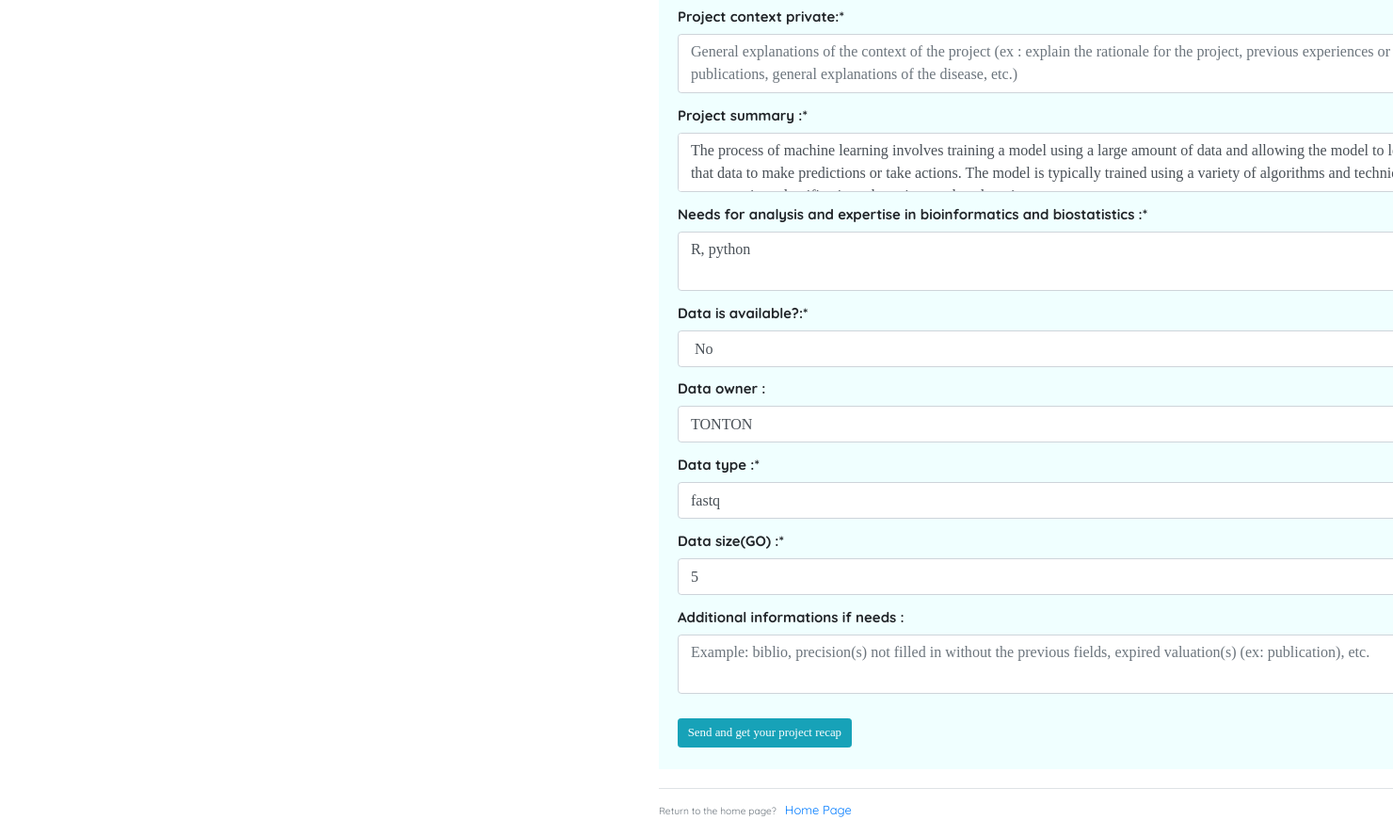
/project/1/update (signed in, middle part), run on an earlier commit of the app's database.
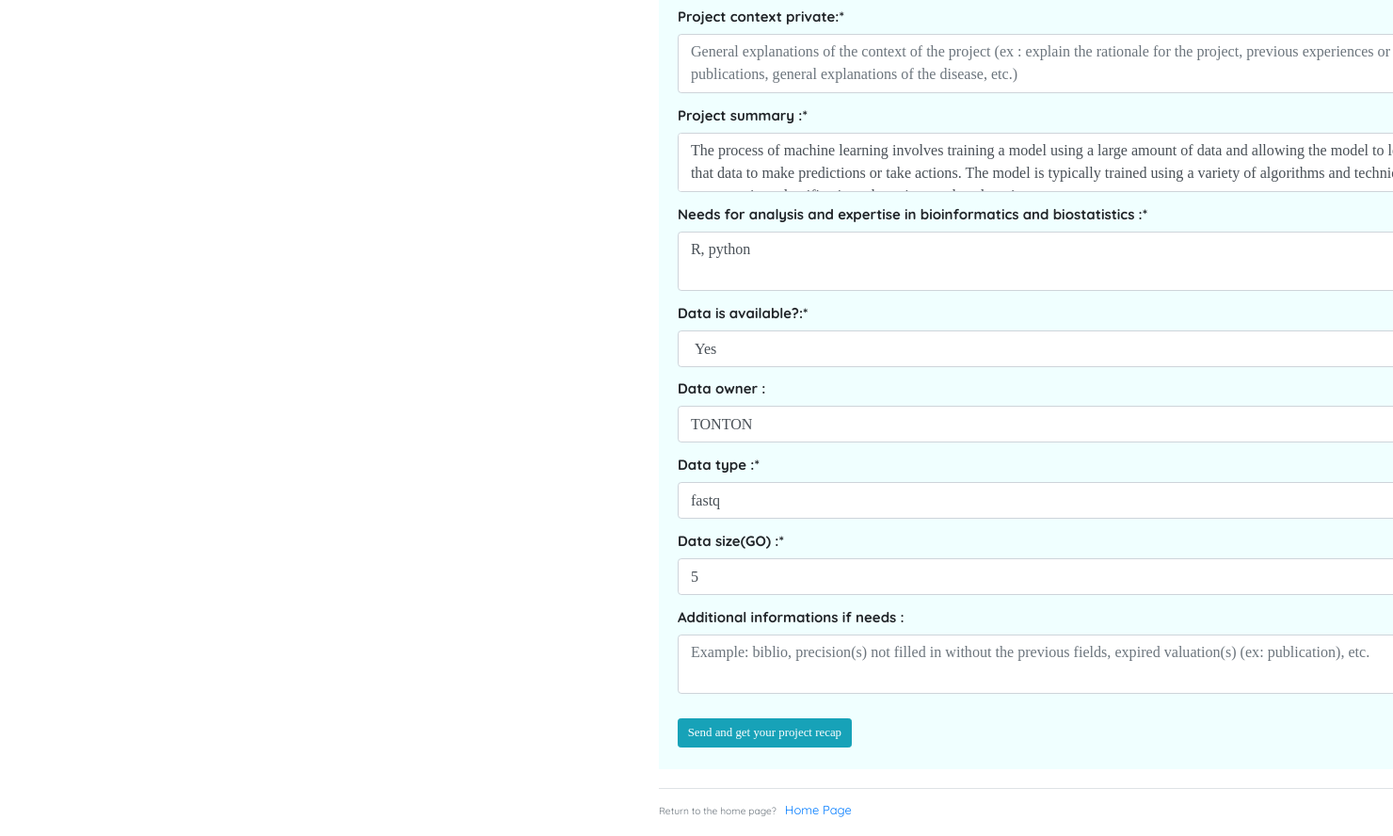
And on a later commit of the database.
### flaskblog/models.py (models this page shows, shortened)
class Project(db.Model):
    id = db.Column(db.Integer, primary_key=True)
    username = db.Column(db.String(20), unique=False, nullable=False)
    email = db.Column(db.String(120), unique=False, nullable=False)
    date_posted = db.Column(db.DateTime, nullable=False,default=datetime.utcnow)
    user_id = db.Column(db.Integer, db.ForeignKey('user.id'), nullable=False)
    is_accepted = db.Column(db.Boolean, default=False, nullable=False)
    project_token = db.Column(db.String(120), unique=True, nullable=False)
    project_title = db.Column(db.String(120), unique=False, nullable=False)
    urgency_of_request = db.Column(db.String(20), unique=False, nullable=False)
    if_urgency = db.Column(db.Text, unique=False, nullable=False)
    project_context = db.Column(db.Text, unique=False, nullable=False)
    project_context_private = db.Column(db.Text, unique=False, nullable=True)
    project_summary = db.Column(db.Text, unique=False, nullable=False)
    bioF_needs = db.Column(db.Text, unique=False, nullable=False)
    data_available = db.Column(db.String(20), unique=False, nullable=False)
    access_data = db.Column(db.String(120), unique=False, nullable=False)
    data_owner = db.Column(db.String(20), unique=False, nullable=False)
    if_regulatory_requirements = db.Column(db.String(20), unique=False, nullable=False)
    data_type = db.Column(db.String(20), unique=False, nullable=False)
    data_size = db.Column(db.Integer, unique=False, nullable=False)
    add_info = db.Column(db.Text, unique=False, nullable=False)
    regulatory_requirements = db.Column(db.String(20), unique=False, nullable=True)
    application = db.Column(db.String(20), unique=False, nullable=True)
    organism = db.Column(db.String(20), unique=False, nullable=True)
    principal_investigator = db.Column(db.String(20), unique=False, nullable=True)
    promotor = db.Column(db.String(20), unique=False, nullable=True)

### flaskblog/projects/routes.py (the view)
@projects.route("/project/<int:project_id>/update", methods=['GET', 'POST'])
@login_required
@admin_required
def update_project(project_id):
    project = Project.query.get_or_404(project_id)
    form = ProjectForm()
    if form.validate_on_submit():
        project_update(form, project, 'POST')
        flash('Your project had been updated !', 'success')
        return redirect(url_for('projects.project', project_id=project.id))
    elif request.method == 'GET':
        project_update(form, project, 'GET')
    return render_template('create_project.html', title = 'Update Project', form=form, legend = 'Update Project')

### flaskblog/__init__.py (called while the page is built)
def admin_required(f):
    @wraps(f)
    def decorated_function(*args, **kwargs):
        if not current_user.is_admin:  # Assuming you have a user object with an `is_admin` property
            abort(403)  # HTTP 403 Forbidden error
        return f(*args, **kwargs)
    return decorated_function

### flaskblog/models.py (called while the page is built)
@login_manager.user_loader
def load_user(user_id):
    return User.query.get(int(user_id))

### flaskblog/templates/create_project.html (shortened to what the changed rows need)
{% extends "layout.html" %}
{% block content %}
    <div class="content-section">
        <form method="POST" action="">
            <fieldset class="form-group">
                <div class="form-group">
                    {{ form.project_context_private.label(class="form-control-label") }}
                    {% if form.project_context_private.errors %}
                        {{ form.project_context_private(class="form-control form-control-lg is-invalid") }}
                        <div class="invalid-feedback">
                            {% for error in form.project_context.errors %}
                                <span>{{ error }}</span>
                            {% endfor %}
                        </div>
                    {% else %}
                        {{ form.project_context_private(class="form-control form-control-lg") }}
                    {% endif %}
                </div>
                <div class="form-group">
                    {{ form.project_summary.label(class="form-control-label") }}
                    {% if form.project_summary.errors %}
                        {{ form.project_summary(class="form-control form-control-lg is-invalid") }}
                        <div class="invalid-feedback">
                            {% for error in form.project_summary.errors %}
                                <span>{{ error }}</span>
                            {% endfor %}
                        </div>
                    {% else %}
                        {{ form.project_summary(class="form-control form-control-lg") }}
                    {% endif %}
                </div>
                <div class="form-group">
                    {{ form.bioF_needs.label(class="form-control-label") }}
                    {% if form.bioF_needs.errors %}
                        {{ form.bioF_needs(class="form-control form-control-lg is-invalid") }}
                        <div class="invalid-feedback">
                            {% for error in form.bioF_needs.errors %}
                                <span>{{ error }}</span>
                            {% endfor %}
                        </div>
                    {% else %}
                        {{ form.bioF_needs(class="form-control form-control-lg") }}
                    {% endif %}
                </div>
                <div class="form-group" id="data_available">
                    {{ form.data_available.label(class="form-control-label") }}
                    {% if form.data_available.errors %}
                        {{ form.data_available(class="form-control form-control-lg is-invalid") }}
                        <div class="invalid-feedback">
                            {% for error in form.data_available.errors %}
                                <span>{{ error }}</span>
                            {% endfor %}
                        </div>
                    {% else %}
                        {{ form.data_available(class="form-control form-control-lg") }}
                    {% endif %}
                </div>
                <div class="form-group">
                    {{ form.data_owner.label(class="form-control-label") }}
                    {% if form.data_owner.errors %}
                        {{ form.data_owner(class="form-control form-control-lg is-invalid") }}
                        <div class="invalid-feedback">
                            {% for error in form.data_owner.errors %}
                                <span>{{ error }}</span>
                            {% endfor %}
                        </div>
                    {% else %}
                        {{ form.data_owner(class="form-control form-control-lg") }}
                    {% endif %}
                </div>
                <div class="form-group">
                    {{ form.data_type.label(class="form-control-label") }}
                    {% if form.data_type.errors %}
                        {{ form.data_type(class="form-control form-control-lg is-invalid") }}
                        <div class="invalid-feedback">
                            {% for error in form.data_type.errors %}
                                <span>{{ error }}</span>
                            {% endfor %}
                        </div>
                    {% else %}
                        {{ form.data_type(class="form-control form-control-lg") }}
                    {% endif %}
                </div>
                <div class="form-group">
                    {{ form.data_size.label(class="form-control-label") }}
                    {% if form.data_size.errors %}
                        {{ form.data_size(class="form-control form-control-lg is-invalid") }}
                        <div class="invalid-feedback">
                            {% for error in form.data_size.errors %}
                                <span>{{ error }}</span>
                            {% endfor %}
                        </div>
                    {% else %}
                        {{ form.data_size(class="form-control form-control-lg") }}
                    {% endif %}
                </div>
                <div class="form-group">
                    {{ form.add_info.label(class="form-control-label") }}
                    {% if form.add_info.errors %}
                        {{ form.add_info(class="form-control form-control-lg is-invalid") }}
                        <div class="invalid-feedback">
                            {% for error in form.add_info.errors %}
                                <span>{{ error }}</span>
                            {% endfor %}
                        </div>
                    {% else %}
                        {{ form.add_info(class="form-control form-control-lg") }}
                    {% endif %}
                </div>
            </fieldset>
        </form>
    </div>
{% endblock content %}

What changed in the data, as far as the page shows it:
changed Project "R, python": data_available "No" → "Yes"
